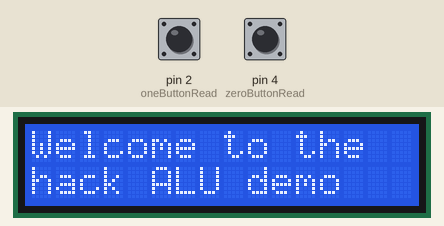
Recording of a sketch running on a simulated Arduino Uno, built with avr-gcc and run on an emulated ATmega328P. Shown: 16×2 character LCD. The inputs (shaded band) are chosen by the test bench; at power-on: pin 2 (oneButtonRead) LOW, pin 4 (zeroButtonRead) LOW.

Above: at 1.2 s.
1.3 s: pin 2 (oneButtonRead) pulled HIGH for 0.15 s
At 3.2 s:
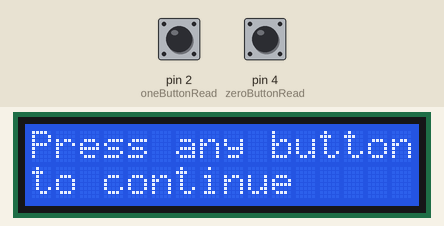
3.8 s: pin 4 (zeroButtonRead) pulled HIGH for 0.15 s
At 5.7 s:
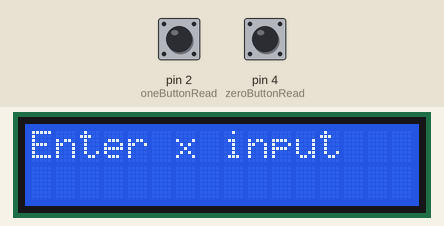
6.3 s: pin 2 (oneButtonRead) pulled HIGH for 1 s
At 7.5 s:
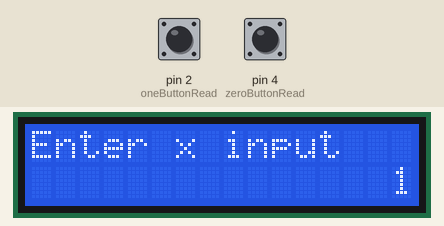
8.8 s: pin 4 (zeroButtonRead) pulled HIGH for 1 s
At 9.4 s:
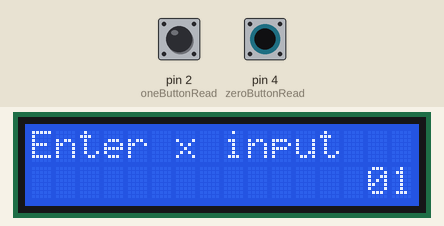
Timing chart, 0 to 11.8 s (numbered marks = the images above; inputs shaded):
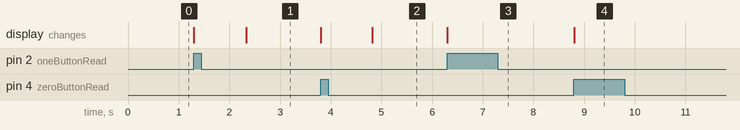

Measured:
- after the input at 1.3 s, the display: first changes at once (image 1 shows a later state)
- after the input at 3.8 s, the display: first changes at once (image 2 shows a later state)
- after the input at 6.3 s, the display: changes at once (image 3)
- after the input at 8.8 s, the display: changes at once (image 4)

The sketch:

ALU.ino
```cpp
#include <LCD_I2C.h>
#include <string.h>

#define zeroButtonRead 4
#define oneButtonRead 2

#define bool char
#define true 1
#define false 0

const int buttonPresses[] = {1, 1, 16, 16, 1, 1, 1, 1, 1, 1};
static int* numInput[10];
static int arrFinal[16];
const char* phases[] = {
  "Welcome to the hack ALU demo",
  "Press any button to continue",
  "Enter x input",
  "Enter y input",
  "Zero x input?",
  "Not x input?",
  "Zero y input?",
  "Not y input?",
  "Add or and the values (1/0)",
  "Negate the output?"
};


LCD_I2C lcd(0x27, 16, 2);
void setup() {
  Serial.begin(9600);
  pinMode(zeroButtonRead, INPUT);
  pinMode(oneButtonRead, INPUT);
  lcd.begin();
  lcd.backlight();
  int i;
  for (i = 0; i < 9; i++) {
    numInput[i] = (int*)malloc(sizeof(int)*buttonPresses[i]+1);
  }
  updateDisplay();
}
int phase = 0;
int phaseInd = 0;

void updatePhaseString(int buttonPress) {

  *(numInput[phase]+(buttonPresses[phase]-phaseInd-1)) = buttonPress;
  lcd.print(buttonPress);
  lcd.setCursor(15- ++phaseInd, 1);

  if (phaseInd >= buttonPresses[phase]) {
    phase++;
    phaseInd = 0;
    delay(1000);
    updateDisplay();
  }
  if (phase >= 9) {
    finalCalculations();
  }
}

void finalCalculations() {
  bool x[16];
  bool y[16];
  bool finalOutput[16];
  int i;
  for (i = 0; i < 16; i++) {
    x[i] = (bool) *(numInput[2]+i);
    y[i] = (bool) *(numInput[3]+i);
  }

  char* outputDisplay[] = {"Original X", "Original Y", "Zero X", "Not X", "Zero Y", "Not Y", "Add or And", "Negate output"};
  char* output[] = {"ox", "oy", "zx", "nx", "zy", "ny", "ff", "nf"};
  int length = sizeof(outputDisplay)/sizeof(outputDisplay[0]);
  bool opers[6];
  for (i = 0; i < 6; i++) {
    opers[i] = (bool) *(numInput[i+3]);
  }

  bool** arrPtr = (bool**)malloc(sizeof(bool*)*3);
  *(arrPtr) = x;
  *(arrPtr+1) = y;
  *(arrPtr+2) = finalOutput;
  int j;
  int arrInd = 0;
  for (i = 0; i < length; i++) {
    lcd.clear();
    lcd.setCursor(0, 0);
    lcd.print(outputDisplay[i]);
    lcd.setCursor(0, 1);
    //Indexes 0 and 1 are printing the original inputs
    //Indexes 2 and 3 are for manipulating x
    //Indexes 3 and 4 are for manipulating y
    //Indexes 5 and 6 are for manipulating the final outputs
    if (*(output[i]+1) == 'x') {
      arrInd = 0;
    } else if (*(output[i]+1) == 'y') {
      arrInd = 1;
    } else {
      arrInd = 2;
    }
    bool carry = false;
    for (j = 0; j < 16; j++) {
      if (*(output[i]) == 'n' && opers[i-2]) {
        *(*(arrPtr+arrInd)+j) = ! *(*(arrPtr+arrInd)+j);
      } else if (*(output[i]) == 'z' && opers[i-2]) {
        *(*(arrPtr+arrInd)+j) = false;
      } else if (*(output[i]) == 'f' && opers[4] == false) {
        finalOutput[j] = x[j] && y[j];
      } else if (*(output[i]) == 'f' && opers[4] == true) {
        carry = adder(carry, x[j], y[j], *(arrPtr+arrInd), j);
      }
      lcd.print((int) *(*(arrPtr+arrInd)+j));
    }
    delay(2000);
  }
}

//Will set the value at the index for the final array and return the carry bit
bool adder(bool bit1, bool bit2, bool bit3, bool* value, int ind) {
  bool tempBool = bit1!=bit2;
  *(value+ind) = tempBool != bit3;
  return bit1 && bit2 && bit3;
}

void isButtonPressed(int button1, int button2) {
  static int temp1;
  static int temp2;
  int num;
  if (temp1 == LOW && button1 == HIGH) {
    num = 0;
    updatePhaseString(num);
  } else if (temp2 == LOW && button2 == HIGH) {
    num = 1;
    updatePhaseString(num);
  } else {
    num = -1;
  }

  temp1 = button1;
  temp2 = button2;

}


void updateDisplay() {
  lcd.clear();
  lcd.setCursor(0, 0);
  int i = 0;
  int length = 0;

  while (*(phases[phase]+i) != '\0') {
    i++;
    length++;
  }

  if (length > 16) {
    int temp = 0;
    int currSpaceIndex = 0;
    for (i = 0; i < length; i++) {
      if (*(phases[phase]+i) == ' ') {
        temp = currSpaceIndex;
        currSpaceIndex = i;
      } else if (currSpaceIndex>16) {
        currSpaceIndex = temp;
        break;
      }
    }
    char* tempString1 = (char*)malloc(sizeof(char)*currSpaceIndex);
    char* tempString2 = (char*)malloc(sizeof(char)*(length-currSpaceIndex));
    for (i = 0; i < currSpaceIndex; i++) {
      *(tempString1+i) = *(phases[phase]+i);
    }
    *(tempString1+currSpaceIndex) = '\0';
    for (i = 0; i < (length-currSpaceIndex); i++) {
      *(tempString2+i) = *(phases[phase]+(i+currSpaceIndex+1));
    }
    *(tempString2+length) = '\0';


    lcd.print(tempString1);
    lcd.setCursor(0, 1);
    lcd.print(tempString2);
    lcd.setCursor(15, 1);
    free(tempString1);
    free(tempString2);
  } else {
    lcd.print(phases[phase]);
  }
  for (i=0; i < buttonPresses[phase]; i++) {
    *(numInput[phase]+i) = '-';
  }
  lcd.setCursor(15, 1);
}


int zeroButton;
int oneButton;

void loop() {

  zeroButton = digitalRead(zeroButtonRead);
  oneButton = digitalRead(oneButtonRead);
  isButtonPressed(zeroButton, oneButton);
}
```
